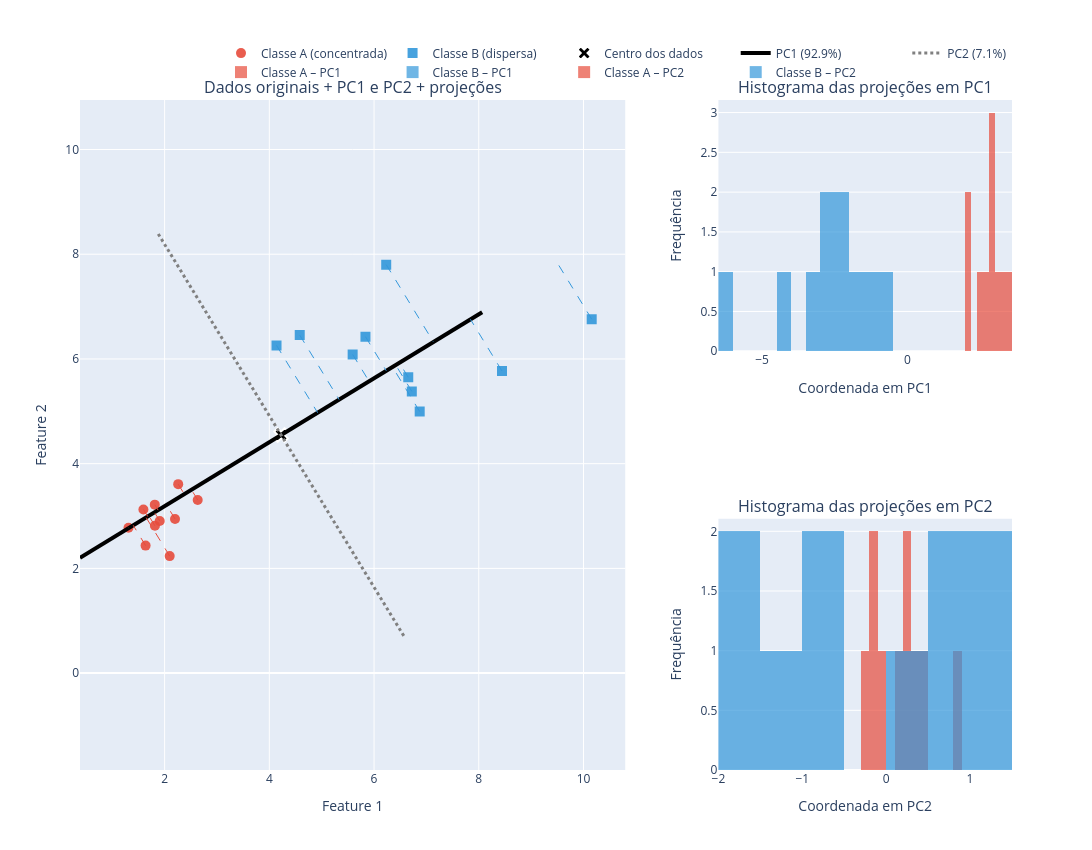

Notebook source saved alongside this figure:
### Markdown cell above
Plotando o gráfico de dispersão e histogramas por features:

### Code cell
fig = make_subplots(
    rows=2, cols=2,
    specs=[[{"rowspan": 2}, {}],
           [None, {}]],
    column_widths=[0.65, 0.35],
    subplot_titles=(
        "Dados originais + PC1 e PC2 + projeções",
        "Histograma das projeções em PC1",
        "Histograma das projeções em PC2"
    )
)

# projeções escalares (coordenadas nos PCs)
proj_pc1 = X_c @ pc1
proj_pc2 = X_c @ pc2

# pontos projetados no espaço original (para visualização)
proj_pc1_points = media + np.outer(proj_pc1, pc1)
proj_pc2_points = media + np.outer(proj_pc2, pc2)

# pontos originais
fig.add_trace(
    go.Scatter(
        x=X[labels==0,0], y=X[labels==0,1],
        mode='markers', name='Classe A (concentrada)',
        marker=dict(size=10, color='#e74c3c', symbol='circle', opacity=0.9)
    ),
    row=1, col=1
)

fig.add_trace(
    go.Scatter(
        x=X[labels==1,0], y=X[labels==1,1],
        mode='markers', name='Classe B (dispersa)',
        marker=dict(size=10, color='#3498db', symbol='square', opacity=0.9)
    ),
    row=1, col=1
)

# centro
fig.add_trace(
    go.Scatter(x=[media[0]], y=[media[1]],
               mode='markers', name='Centro dos dados',
               marker=dict(size=12, color='black', symbol='x', line=dict(width=2, color='white'))),
    row=1, col=1
)

# retas PC1 e PC2
escala = 4.5
fig.add_trace(
    go.Scatter(
        x=[media[0] - pc1[0]*escala, media[0] + pc1[0]*escala],
        y=[media[1] - pc1[1]*escala, media[1] + pc1[1]*escala],
        mode='lines', name=f'PC1 ({var_expl[0]:.1f}%)',
        line=dict(color='black', width=4)
    ),
    row=1, col=1
)

fig.add_trace(
    go.Scatter(
        x=[media[0] - pc2[0]*escala, media[0] + pc2[0]*escala],
        y=[media[1] - pc2[1]*escala, media[1] + pc2[1]*escala],
        mode='lines', name=f'PC2 ({var_expl[1]:.1f}%)',
        line=dict(color='gray', width=3, dash='dot')
    ),
    row=1, col=1
)

# linhas de projeção em PC1 (tracejadas)
for i in range(len(X)):
    cor = '#e74c3c' if labels[i]==0 else '#3498db'
    fig.add_trace(
        go.Scatter(
            x=[X[i,0], proj_pc1_points[i,0]],
            y=[X[i,1], proj_pc1_points[i,1]],
            mode='lines',
            line=dict(color=cor, width=1, dash='dash'),
            showlegend=False,
            hoverinfo='skip'
        ),
        row=1, col=1
    )

# histograma PC1 (com cores por classe)
fig.add_trace(
    go.Histogram(
        x=proj_pc1[labels==0], name='Classe A – PC1',
        marker_color='#e74c3c', opacity=0.7, nbinsx=12
    ),
    row=1, col=2
)

fig.add_trace(
    go.Histogram(
        x=proj_pc1[labels==1], name='Classe B – PC1',
        marker_color='#3498db', opacity=0.7, nbinsx=12
    ),
    row=1, col=2
)

fig.add_trace(
    go.Histogram(
        x=proj_pc2[labels==0], name='Classe A – PC2',
        marker_color='#e74c3c', opacity=0.7, nbinsx=12
    ),
    row=2, col=2
)

fig.add_trace(
    go.Histogram(
        x=proj_pc2[labels==1], name='Classe B – PC2',
        marker_color='#3498db', opacity=0.7, nbinsx=12
    ),
    row=2, col=2
)

# layout geral
fig.update_layout(
    height=850,
    width=1100,
    showlegend=True,
    legend=dict(orientation="h", yanchor="bottom", y=1.02, xanchor="right", x=1),
    hovermode="closest",
    barmode='overlay'  # sobrepor histogramas para melhor comparação
)

fig.update_xaxes(title_text="Feature 1", row=1, col=1)
fig.update_yaxes(title_text="Feature 2", row=1, col=1)

fig.update_xaxes(title_text="Coordenada em PC1", row=1, col=2)
fig.update_xaxes(title_text="Coordenada em PC2", row=2, col=2)

fig.update_yaxes(title_text="Frequência", row=1, col=2)
fig.update_yaxes(title_text="Frequência", row=2, col=2)

# aspecto quadrado no scatter
fig.update_xaxes(scaleanchor="y", scaleratio=1, row=1, col=1)

fig.show()

### Figure 1 — Plotly figure (JSON) as saved in the notebook; plotly's stock layout.template omitted (floating-point values rounded to 4 significant figures)
{"data": [{"marker": {"color": "#e74c3c", "opacity": 0.9, "size": 10, "symbol": "circle"}, "mode": "markers", "name": "Classe A (concentrada)", "type": "scatter", "x": [2.199, 2.259, 1.906, 2.632, 1.812, 1.815, 2.097, 1.31, 1.595, 1.637], "xaxis": "x", "y": [2.945, 3.609, 2.906, 3.307, 3.217, 2.814, 2.235, 2.775, 3.126, 2.435], "yaxis": "y"}, {"marker": {"color": "#3498db", "opacity": 0.9, "size": 10, "symbol": "square"}, "mode": "markers", "name": "Classe B (dispersa)", "type": "scatter", "x": [10.16, 6.721, 5.836, 4.581, 5.591, 6.232, 6.653, 8.443, 6.872, 4.137], "xaxis": "x", "y": [6.759, 5.38, 6.425, 6.455, 6.086, 7.801, 5.65, 5.77, 4.995, 6.259], "yaxis": "y"}, {"marker": {"color": "black", "line": {"color": "white", "width": 2}, "size": 12, "symbol": "x"}, "mode": "markers", "name": "Centro dos dados", "type": "scatter", "x": [4.224], "xaxis": "x", "y": [4.548], "yaxis": "y"}, {"line": {"color": "black", "width": 4}, "mode": "lines", "name": "PC1 (92.9%)", "type": "scatter", "x": [8.064, 0.3838], "xaxis": "x", "y": [6.893, 2.202], "yaxis": "y"}, {"line": {"color": "gray", "dash": "dot", "width": 3}, "mode": "lines", "name": "PC2 (7.1%)", "type": "scatter", "x": [1.879, 6.57], "xaxis": "x", "y": [8.388, 0.7072], "yaxis": "y"}, {"hoverinfo": "skip", "line": {"color": "#e74c3c", "dash": "dash", "width": 1}, "mode": "lines", "showlegend": false, "type": "scatter", "x": [2.199, 2.036], "xaxis": "x", "y": [2.945, 3.211], "yaxis": "y"}, {"hoverinfo": "skip", "line": {"color": "#e74c3c", "dash": "dash", "width": 1}, "mode": "lines", "showlegend": false, "type": "scatter", "x": [2.259, 2.376], "xaxis": "x", "y": [3.609, 3.418], "yaxis": "y"}, {"hoverinfo": "skip", "line": {"color": "#e74c3c", "dash": "dash", "width": 1}, "mode": "lines", "showlegend": false, "type": "scatter", "x": [1.906, 1.806], "xaxis": "x", "y": [2.906, 3.071], "yaxis": "y"}, {"hoverinfo": "skip", "line": {"color": "#e74c3c", "dash": "dash", "width": 1}, "mode": "lines", "showlegend": false, "type": "scatter", "x": [2.632, 2.513], "xaxis": "x", "y": [3.307, 3.502], "yaxis": "y"}, {"hoverinfo": "skip", "line": {"color": "#e74c3c", "dash": "dash", "width": 1}, "mode": "lines", "showlegend": false, "type": "scatter", "x": [1.812, 1.876], "xaxis": "x", "y": [3.217, 3.113], "yaxis": "y"}, {"hoverinfo": "skip", "line": {"color": "#e74c3c", "dash": "dash", "width": 1}, "mode": "lines", "showlegend": false, "type": "scatter", "x": [1.815, 1.698], "xaxis": "x", "y": [2.814, 3.005], "yaxis": "y"}, {"hoverinfo": "skip", "line": {"color": "#e74c3c", "dash": "dash", "width": 1}, "mode": "lines", "showlegend": false, "type": "scatter", "x": [2.097, 1.646], "xaxis": "x", "y": [2.235, 2.973], "yaxis": "y"}, {"hoverinfo": "skip", "line": {"color": "#e74c3c", "dash": "dash", "width": 1}, "mode": "lines", "showlegend": false, "type": "scatter", "x": [1.31, 1.313], "xaxis": "x", "y": [2.775, 2.77], "yaxis": "y"}, {"hoverinfo": "skip", "line": {"color": "#e74c3c", "dash": "dash", "width": 1}, "mode": "lines", "showlegend": false, "type": "scatter", "x": [1.595, 1.677], "xaxis": "x", "y": [3.126, 2.992], "yaxis": "y"}, {"hoverinfo": "skip", "line": {"color": "#e74c3c", "dash": "dash", "width": 1}, "mode": "lines", "showlegend": false, "type": "scatter", "x": [1.637, 1.4], "xaxis": "x", "y": [2.435, 2.823], "yaxis": "y"}, {"hoverinfo": "skip", "line": {"color": "#3498db", "dash": "dash", "width": 1}, "mode": "lines", "showlegend": false, "type": "scatter", "x": [10.16, 9.529], "xaxis": "x", "y": [6.759, 7.787], "yaxis": "y"}, {"hoverinfo": "skip", "line": {"color": "#3498db", "dash": "dash", "width": 1}, "mode": "lines", "showlegend": false, "type": "scatter", "x": [6.721, 6.413], "xaxis": "x", "y": [5.38, 5.885], "yaxis": "y"}, {"hoverinfo": "skip", "line": {"color": "#3498db", "dash": "dash", "width": 1}, "mode": "lines", "showlegend": false, "type": "scatter", "x": [5.836, 6.233], "xaxis": "x", "y": [6.425, 5.775], "yaxis": "y"}, {"hoverinfo": "skip", "line": {"color": "#3498db", "dash": "dash", "width": 1}, "mode": "lines", "showlegend": false, "type": "scatter", "x": [4.581, 5.332], "xaxis": "x", "y": [6.455, 5.224], "yaxis": "y"}, {"hoverinfo": "skip", "line": {"color": "#3498db", "dash": "dash", "width": 1}, "mode": "lines", "showlegend": false, "type": "scatter", "x": [5.591, 5.904], "xaxis": "x", "y": [6.086, 5.574], "yaxis": "y"}, {"hoverinfo": "skip", "line": {"color": "#3498db", "dash": "dash", "width": 1}, "mode": "lines", "showlegend": false, "type": "scatter", "x": [6.232, 7.134], "xaxis": "x", "y": [7.801, 6.325], "yaxis": "y"}, {"hoverinfo": "skip", "line": {"color": "#3498db", "dash": "dash", "width": 1}, "mode": "lines", "showlegend": false, "type": "scatter", "x": [6.653, 6.483], "xaxis": "x", "y": [5.65, 5.927], "yaxis": "y"}, {"hoverinfo": "skip", "line": {"color": "#3498db", "dash": "dash", "width": 1}, "mode": "lines", "showlegend": false, "type": "scatter", "x": [8.443, 7.841], "xaxis": "x", "y": [5.77, 6.757], "yaxis": "y"}, {"hoverinfo": "skip", "line": {"color": "#3498db", "dash": "dash", "width": 1}, "mode": "lines", "showlegend": false, "type": "scatter", "x": [6.872, 6.351], "xaxis": "x", "y": [4.995, 5.847], "yaxis": "y"}, {"hoverinfo": "skip", "line": {"color": "#3498db", "dash": "dash", "width": 1}, "mode": "lines", "showlegend": false, "type": "scatter", "x": [4.137, 4.922], "xaxis": "x", "y": [6.259, 4.974], "yaxis": "y"}, {"marker": {"color": "#e74c3c"}, "name": "Classe A – PC1", "nbinsx": 12, "opacity": 0.7, "type": "histogram", "x": [2.564, 2.166, 2.833, 2.006, 2.752, 2.96, 3.021, 3.411, 2.985, 3.309], "xaxis": "x2", "yaxis": "y2"}, {"marker": {"color": "#3498db"}, "name": "Classe B – PC1", "nbinsx": 12, "opacity": 0.7, "type": "histogram", "x": [-6.216, -2.565, -2.354, -1.299, -1.969, -3.409, -2.647, -4.238, -2.493, -0.8178], "xaxis": "x2", "yaxis": "y2"}, {"marker": {"color": "#e74c3c"}, "name": "Classe A – PC2", "nbinsx": 12, "opacity": 0.7, "type": "histogram", "x": [0.3121, -0.2236, 0.1924, 0.2286, -0.1218, 0.2237, 0.8649, -0.006395, -0.1571, 0.4541], "xaxis": "x3", "yaxis": "y3"}, {"marker": {"color": "#3498db"}, "name": "Classe B – PC2", "nbinsx": 12, "opacity": 0.7, "type": "histogram", "x": [1.205, 0.5907, -0.7626, -1.442, -0.6008, -1.73, 0.3254, 1.156, 0.9982, -1.506], "xaxis": "x3", "yaxis": "y3"}], "layout": {"annotations": [{"font": {"size": 16}, "showarrow": false, "text": "Dados originais + PC1 e PC2 + projeções", "x": 0.2925, "xanchor": "center", "xref": "paper", "y": 1, "yanchor": "bottom", "yref": "paper"}, {"font": {"size": 16}, "showarrow": false, "text": "Histograma das projeções em PC1", "x": 0.8425, "xanchor": "center", "xref": "paper", "y": 1, "yanchor": "bottom", "yref": "paper"}, {"font": {"size": 16}, "showarrow": false, "text": "Histograma das projeções em PC2", "x": 0.8425, "xanchor": "center", "xref": "paper", "y": 0.375, "yanchor": "bottom", "yref": "paper"}], "barmode": "overlay", "height": 850, "hovermode": "closest", "legend": {"orientation": "h", "x": 1, "xanchor": "right", "y": 1.02, "yanchor": "bottom"}, "showlegend": true, "width": 1100, "xaxis": {"anchor": "y", "domain": [0, 0.585], "scaleanchor": "y", "scaleratio": 1, "title": {"text": "Feature 1"}}, "xaxis2": {"anchor": "y2", "domain": [0.685, 1], "title": {"text": "Coordenada em PC1"}}, "xaxis3": {"anchor": "y3", "domain": [0.685, 1], "title": {"text": "Coordenada em PC2"}}, "yaxis": {"anchor": "x", "domain": [0, 1], "title": {"text": "Feature 2"}}, "yaxis2": {"anchor": "x2", "domain": [0.625, 1], "title": {"text": "Frequência"}}, "yaxis3": {"anchor": "x3", "domain": [0, 0.375], "title": {"text": "Frequência"}}}}
